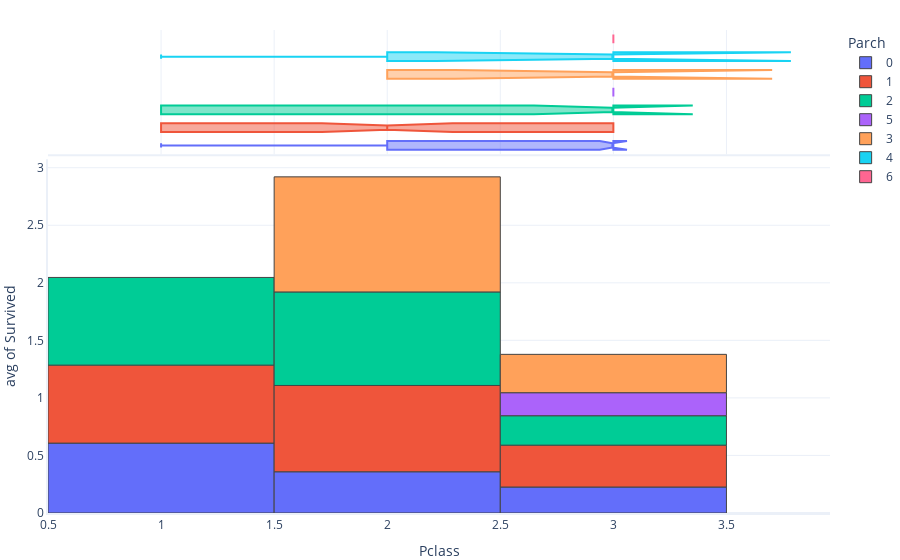

This figure's notebook cell:
### Code cell
px.histogram(dataset, x='Pclass', y='Survived', marginal='box', histfunc='avg', color='Parch',
             )

### Figure 1 — Plotly figure (JSON) as saved in the notebook; plotly's stock layout.template omitted (floating-point values rounded to 4 significant figures; data arrays with more than 128 entries replaced by an {"elided": "..."} marker saying what was removed)
{"data": [{"alignmentgroup": "True", "bingroup": "x", "histfunc": "avg", "hovertemplate": "Parch=0<br>Pclass=%{x}<br>avg of Survived=%{y}<extra></extra>", "legendgroup": "0", "marker": {"color": "#636efa", "pattern": {"shape": ""}}, "name": "0", "offsetgroup": "0", "orientation": "v", "showlegend": true, "type": "histogram", "x": {"elided": "678 int values"}, "xaxis": "x", "y": {"elided": "678 int values"}, "yaxis": "y"}, {"alignmentgroup": "True", "hovertemplate": "Parch=0<br>Pclass=%{x}<extra></extra>", "legendgroup": "0", "marker": {"color": "#636efa"}, "name": "0", "notched": true, "offsetgroup": "0", "showlegend": false, "type": "box", "x": {"elided": "678 int values"}, "xaxis": "x2", "yaxis": "y2"}, {"alignmentgroup": "True", "bingroup": "x", "histfunc": "avg", "hovertemplate": "Parch=1<br>Pclass=%{x}<br>avg of Survived=%{y}<extra></extra>", "legendgroup": "1", "marker": {"color": "#EF553B", "pattern": {"shape": ""}}, "name": "1", "offsetgroup": "1", "orientation": "v", "showlegend": true, "type": "histogram", "x": [3, 3, 3, 3, 3, 1, 3, 1, 2, 1, 1, 1, 3, 2, 1, 3, 3, 1, 3, 3, 3, 3, 2, 3, 2, 3, 3, 3, 1, 3, 2, 1, 3, 1, 2, 1, 3, 3, 1, 2, 2, 1, 2, 3, 1, 1, 2, 3, 3, 1, 3, 3, 2, 3, 2, 3, 3, 2, 2, 3, 3, 3, 3, 3, 1, 2, 2, 3, 3, 2, 1, 2, 1, 1, 3, 2, 3, 2, 3, 2, 3, 2, 3, 2, 1, 2, 3, 1, 3, 1, 3, 3, 2, 1, 3, 2, 3, 2, 1, 3, 3, 2, 3, 2, 1, 3, 3, 2, 1, 2, 3, 1, 3, 1, 3, 1, 1, 2], "xaxis": "x", "y": [0, 1, 0, 0, 0, 0, 1, 1, 1, 0, 0, 0, 1, 0, 0, 0, 0, 1, 0, 1, 0, 0, 1, 0, 1, 0, 0, 0, 1, 0, 1, 0, 0, 1, 1, 0, 0, 1, 1, 0, 0, 1, 1, 1, 1, 0, 1, 1, 0, 1, 0, 0, 1, 0, 1, 0, 0, 1, 1, 1, 1, 1, 0, 1, 1, 0, 1, 0, 0, 1, 1, 1, 1, 1, 0, 1, 0, 1, 1, 0, 1, 1, 0, 1, 1, 0, 0, 1, 1, 0, 0, 1, 1, 0, 0, 1, 1, 1, 1, 0, 0, 1, 1, 0, 1, 1, 0, 1, 1, 0, 0, 1, 1, 1, 1, 1, 1, 1], "yaxis": "y"}, {"alignmentgroup": "True", "hovertemplate": "Parch=1<br>Pclass=%{x}<extra></extra>", "legendgroup": "1", "marker": {"color": "#EF553B"}, "name": "1", "notched": true, "offsetgroup": "1", "showlegend": false, "type": "box", "x": [3, 3, 3, 3, 3, 1, 3, 1, 2, 1, 1, 1, 3, 2, 1, 3, 3, 1, 3, 3, 3, 3, 2, 3, 2, 3, 3, 3, 1, 3, 2, 1, 3, 1, 2, 1, 3, 3, 1, 2, 2, 1, 2, 3, 1, 1, 2, 3, 3, 1, 3, 3, 2, 3, 2, 3, 3, 2, 2, 3, 3, 3, 3, 3, 1, 2, 2, 3, 3, 2, 1, 2, 1, 1, 3, 2, 3, 2, 3, 2, 3, 2, 3, 2, 1, 2, 3, 1, 3, 1, 3, 3, 2, 1, 3, 2, 3, 2, 1, 3, 3, 2, 3, 2, 1, 3, 3, 2, 1, 2, 3, 1, 3, 1, 3, 1, 1, 2], "xaxis": "x2", "yaxis": "y2"}, {"alignmentgroup": "True", "bingroup": "x", "histfunc": "avg", "hovertemplate": "Parch=2<br>Pclass=%{x}<br>avg of Survived=%{y}<extra></extra>", "legendgroup": "2", "marker": {"color": "#00cc96", "pattern": {"shape": ""}}, "name": "2", "offsetgroup": "2", "orientation": "v", "showlegend": true, "type": "histogram", "x": [3, 1, 2, 2, 3, 3, 3, 3, 2, 1, 3, 3, 1, 3, 3, 2, 3, 3, 3, 3, 3, 3, 3, 3, 2, 2, 3, 3, 3, 1, 1, 1, 1, 3, 1, 1, 3, 3, 1, 3, 2, 3, 1, 3, 1, 2, 2, 3, 1, 2, 3, 2, 1, 1, 3, 3, 1, 1, 3, 2, 2, 3, 3, 1, 3, 2, 1, 2, 1, 3, 3, 3, 1, 3, 3, 2, 3, 3, 3, 3], "xaxis": "x", "y": [1, 0, 1, 1, 0, 0, 1, 0, 1, 1, 0, 0, 1, 0, 0, 0, 0, 0, 1, 0, 0, 1, 0, 1, 1, 1, 0, 1, 1, 0, 1, 1, 1, 0, 1, 0, 1, 0, 1, 1, 1, 0, 1, 0, 1, 0, 1, 0, 0, 1, 1, 1, 1, 1, 0, 0, 1, 1, 0, 1, 1, 0, 0, 0, 0, 0, 1, 1, 1, 0, 1, 0, 1, 0, 0, 1, 0, 0, 0, 0], "yaxis": "y"}, {"alignmentgroup": "True", "hovertemplate": "Parch=2<br>Pclass=%{x}<extra></extra>", "legendgroup": "2", "marker": {"color": "#00cc96"}, "name": "2", "notched": true, "offsetgroup": "2", "showlegend": false, "type": "box", "x": [3, 1, 2, 2, 3, 3, 3, 3, 2, 1, 3, 3, 1, 3, 3, 2, 3, 3, 3, 3, 3, 3, 3, 3, 2, 2, 3, 3, 3, 1, 1, 1, 1, 3, 1, 1, 3, 3, 1, 3, 2, 3, 1, 3, 1, 2, 2, 3, 1, 2, 3, 2, 1, 1, 3, 3, 1, 1, 3, 2, 2, 3, 3, 1, 3, 2, 1, 2, 1, 3, 3, 3, 1, 3, 3, 2, 3, 3, 3, 3], "xaxis": "x2", "yaxis": "y2"}, {"alignmentgroup": "True", "bingroup": "x", "histfunc": "avg", "hovertemplate": "Parch=5<br>Pclass=%{x}<br>avg of Survived=%{y}<extra></extra>", "legendgroup": "5", "marker": {"color": "#ab63fa", "pattern": {"shape": ""}}, "name": "5", "offsetgroup": "5", "orientation": "v", "showlegend": true, "type": "histogram", "x": [3, 3, 3, 3, 3], "xaxis": "x", "y": [0, 1, 0, 0, 0], "yaxis": "y"}, {"alignmentgroup": "True", "hovertemplate": "Parch=5<br>Pclass=%{x}<extra></extra>", "legendgroup": "5", "marker": {"color": "#ab63fa"}, "name": "5", "notched": true, "offsetgroup": "5", "showlegend": false, "type": "box", "x": [3, 3, 3, 3, 3], "xaxis": "x2", "yaxis": "y2"}, {"alignmentgroup": "True", "bingroup": "x", "histfunc": "avg", "hovertemplate": "Parch=3<br>Pclass=%{x}<br>avg of Survived=%{y}<extra></extra>", "legendgroup": "3", "marker": {"color": "#FFA15A", "pattern": {"shape": ""}}, "name": "3", "offsetgroup": "3", "orientation": "v", "showlegend": true, "type": "histogram", "x": [3, 2, 3, 2, 3], "xaxis": "x", "y": [0, 1, 0, 1, 1], "yaxis": "y"}, {"alignmentgroup": "True", "hovertemplate": "Parch=3<br>Pclass=%{x}<extra></extra>", "legendgroup": "3", "marker": {"color": "#FFA15A"}, "name": "3", "notched": true, "offsetgroup": "3", "showlegend": false, "type": "box", "x": [3, 2, 3, 2, 3], "xaxis": "x2", "yaxis": "y2"}, {"alignmentgroup": "True", "bingroup": "x", "histfunc": "avg", "hovertemplate": "Parch=4<br>Pclass=%{x}<br>avg of Survived=%{y}<extra></extra>", "legendgroup": "4", "marker": {"color": "#19d3f3", "pattern": {"shape": ""}}, "name": "4", "offsetgroup": "4", "orientation": "v", "showlegend": true, "type": "histogram", "x": [3, 3, 1, 3], "xaxis": "x", "y": [0, 0, 0, 0], "yaxis": "y"}, {"alignmentgroup": "True", "hovertemplate": "Parch=4<br>Pclass=%{x}<extra></extra>", "legendgroup": "4", "marker": {"color": "#19d3f3"}, "name": "4", "notched": true, "offsetgroup": "4", "showlegend": false, "type": "box", "x": [3, 3, 1, 3], "xaxis": "x2", "yaxis": "y2"}, {"alignmentgroup": "True", "bingroup": "x", "histfunc": "avg", "hovertemplate": "Parch=6<br>Pclass=%{x}<br>avg of Survived=%{y}<extra></extra>", "legendgroup": "6", "marker": {"color": "#FF6692", "pattern": {"shape": ""}}, "name": "6", "offsetgroup": "6", "orientation": "v", "showlegend": true, "type": "histogram", "x": [3], "xaxis": "x", "y": [0], "yaxis": "y"}, {"alignmentgroup": "True", "hovertemplate": "Parch=6<br>Pclass=%{x}<extra></extra>", "legendgroup": "6", "marker": {"color": "#FF6692"}, "name": "6", "notched": true, "offsetgroup": "6", "showlegend": false, "type": "box", "x": [3], "xaxis": "x2", "yaxis": "y2"}], "layout": {"barmode": "relative", "legend": {"title": {"text": "Parch"}, "tracegroupgap": 0}, "xaxis": {"anchor": "y", "domain": [0, 1], "title": {"text": "Pclass"}}, "xaxis2": {"anchor": "y2", "domain": [0, 1], "matches": "x", "showgrid": true, "showticklabels": false}, "yaxis": {"anchor": "x", "domain": [0, 0.7326], "title": {"text": "avg of Survived"}}, "yaxis2": {"anchor": "x2", "domain": [0.7426, 1], "matches": "y2", "showgrid": false, "showline": false, "showticklabels": false, "ticks": ""}}}
